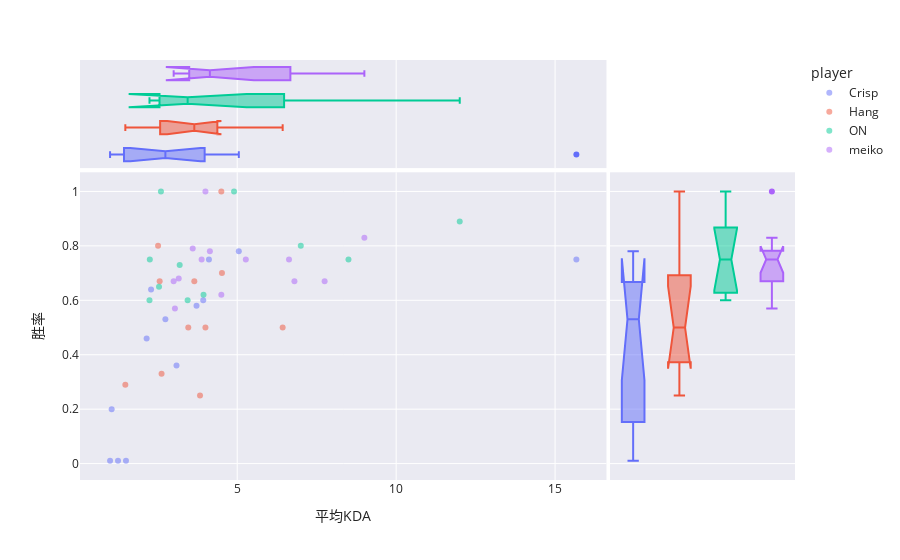

Notebook source saved alongside this figure:
### Code cell
fig = px.scatter(filtered_df[filtered_df["总局数"]>1], x="平均KDA", y="胜率",
             color='player', hover_data = ["Champion"],marginal_x="box",marginal_y="box", opacity= 0.5)
symbol_template = "seaborn"
fig.update_layout(template=symbol_template)
fig.show()

### Figure 1 — Plotly figure (JSON) as saved in the notebook; plotly's stock layout.template omitted (floating-point values rounded to 4 significant figures)
{"data": [{"customdata": [["Alistar"], ["Milio"], ["Nautilus"], ["Renata Glasc"], ["Poppy"], ["Nami"], ["Braum"], ["Leona"], ["Ornn"], ["Maokai"], ["Tahm Kench"], ["Rakan"], ["Rell"]], "hovertemplate": "player=Crisp<br>平均KDA=%{x}<br>胜率=%{y}<br>Champion=%{customdata[0]}<extra></extra>", "legendgroup": "Crisp", "marker": {"color": "#636efa", "opacity": 0.5, "symbol": "circle"}, "mode": "markers", "name": "Crisp", "orientation": "v", "showlegend": true, "type": "scatter", "x": [2.29, 15.67, 1.05, 3.09, 1.25, 3.93, 3.72, 2.15, 4.11, 1.5, 1, 5.05, 2.74], "xaxis": "x", "y": [0.64, 0.75, 0.2, 0.36, 0.01, 0.6, 0.58, 0.46, 0.75, 0.01, 0.01, 0.78, 0.53], "yaxis": "y"}, {"alignmentgroup": "True", "customdata": [["Alistar"], ["Milio"], ["Nautilus"], ["Renata Glasc"], ["Poppy"], ["Nami"], ["Braum"], ["Leona"], ["Ornn"], ["Maokai"], ["Tahm Kench"], ["Rakan"], ["Rell"]], "hovertemplate": "player=Crisp<br>平均KDA=%{x}<br>Champion=%{customdata[0]}<extra></extra>", "legendgroup": "Crisp", "marker": {"color": "#636efa", "symbol": "circle"}, "name": "Crisp", "notched": true, "offsetgroup": "Crisp", "showlegend": false, "type": "box", "x": [2.29, 15.67, 1.05, 3.09, 1.25, 3.93, 3.72, 2.15, 4.11, 1.5, 1, 5.05, 2.74], "xaxis": "x3", "yaxis": "y3"}, {"alignmentgroup": "True", "customdata": [["Alistar"], ["Milio"], ["Nautilus"], ["Renata Glasc"], ["Poppy"], ["Nami"], ["Braum"], ["Leona"], ["Ornn"], ["Maokai"], ["Tahm Kench"], ["Rakan"], ["Rell"]], "hovertemplate": "player=Crisp<br>胜率=%{y}<br>Champion=%{customdata[0]}<extra></extra>", "legendgroup": "Crisp", "marker": {"color": "#636efa", "symbol": "circle"}, "name": "Crisp", "notched": true, "offsetgroup": "Crisp", "showlegend": false, "type": "box", "xaxis": "x2", "y": [0.64, 0.75, 0.2, 0.36, 0.01, 0.6, 0.58, 0.46, 0.75, 0.01, 0.01, 0.78, 0.53], "yaxis": "y2"}, {"customdata": [["Poppy"], ["Tahm Kench"], ["Renata Glasc"], ["Milio"], ["Nami"], ["Rell"], ["Leona"], ["Nautilus"], ["Braum"], ["Rakan"], ["Alistar"]], "hovertemplate": "player=Hang<br>平均KDA=%{x}<br>胜率=%{y}<br>Champion=%{customdata[0]}<extra></extra>", "legendgroup": "Hang", "marker": {"color": "#EF553B", "opacity": 0.5, "symbol": "circle"}, "mode": "markers", "name": "Hang", "orientation": "v", "showlegend": true, "type": "scatter", "x": [4.5, 3.83, 6.43, 2.62, 2.56, 4.52, 2.51, 3.65, 4, 3.46, 1.48], "xaxis": "x", "y": [1, 0.25, 0.5, 0.33, 0.67, 0.7, 0.8, 0.67, 0.5, 0.5, 0.29], "yaxis": "y"}, {"alignmentgroup": "True", "customdata": [["Poppy"], ["Tahm Kench"], ["Renata Glasc"], ["Milio"], ["Nami"], ["Rell"], ["Leona"], ["Nautilus"], ["Braum"], ["Rakan"], ["Alistar"]], "hovertemplate": "player=Hang<br>平均KDA=%{x}<br>Champion=%{customdata[0]}<extra></extra>", "legendgroup": "Hang", "marker": {"color": "#EF553B", "symbol": "circle"}, "name": "Hang", "notched": true, "offsetgroup": "Hang", "showlegend": false, "type": "box", "x": [4.5, 3.83, 6.43, 2.62, 2.56, 4.52, 2.51, 3.65, 4, 3.46, 1.48], "xaxis": "x3", "yaxis": "y3"}, {"alignmentgroup": "True", "customdata": [["Poppy"], ["Tahm Kench"], ["Renata Glasc"], ["Milio"], ["Nami"], ["Rell"], ["Leona"], ["Nautilus"], ["Braum"], ["Rakan"], ["Alistar"]], "hovertemplate": "player=Hang<br>胜率=%{y}<br>Champion=%{customdata[0]}<extra></extra>", "legendgroup": "Hang", "marker": {"color": "#EF553B", "symbol": "circle"}, "name": "Hang", "notched": true, "offsetgroup": "Hang", "showlegend": false, "type": "box", "xaxis": "x2", "y": [1, 0.25, 0.5, 0.33, 0.67, 0.7, 0.8, 0.67, 0.5, 0.5, 0.29], "yaxis": "y2"}, {"customdata": [["Tahm Kench"], ["Maokai"], ["Milio"], ["Leona"], ["Rell"], ["Rakan"], ["Nautilus"], ["Renata Glasc"], ["Ornn"], ["Nami"], ["Alistar"]], "hovertemplate": "player=ON<br>平均KDA=%{x}<br>胜率=%{y}<br>Champion=%{customdata[0]}<extra></extra>", "legendgroup": "ON", "marker": {"color": "#00cc96", "opacity": 0.5, "symbol": "circle"}, "mode": "markers", "name": "ON", "orientation": "v", "showlegend": true, "type": "scatter", "x": [2.25, 2.6, 8.5, 2.24, 3.19, 3.44, 2.54, 3.94, 7, 12, 4.9], "xaxis": "x", "y": [0.75, 1, 0.75, 0.6, 0.73, 0.6, 0.65, 0.62, 0.8, 0.89, 1], "yaxis": "y"}, {"alignmentgroup": "True", "customdata": [["Tahm Kench"], ["Maokai"], ["Milio"], ["Leona"], ["Rell"], ["Rakan"], ["Nautilus"], ["Renata Glasc"], ["Ornn"], ["Nami"], ["Alistar"]], "hovertemplate": "player=ON<br>平均KDA=%{x}<br>Champion=%{customdata[0]}<extra></extra>", "legendgroup": "ON", "marker": {"color": "#00cc96", "symbol": "circle"}, "name": "ON", "notched": true, "offsetgroup": "ON", "showlegend": false, "type": "box", "x": [2.25, 2.6, 8.5, 2.24, 3.19, 3.44, 2.54, 3.94, 7, 12, 4.9], "xaxis": "x3", "yaxis": "y3"}, {"alignmentgroup": "True", "customdata": [["Tahm Kench"], ["Maokai"], ["Milio"], ["Leona"], ["Rell"], ["Rakan"], ["Nautilus"], ["Renata Glasc"], ["Ornn"], ["Nami"], ["Alistar"]], "hovertemplate": "player=ON<br>胜率=%{y}<br>Champion=%{customdata[0]}<extra></extra>", "legendgroup": "ON", "marker": {"color": "#00cc96", "symbol": "circle"}, "name": "ON", "notched": true, "offsetgroup": "ON", "showlegend": false, "type": "box", "xaxis": "x2", "y": [0.75, 1, 0.75, 0.6, 0.73, 0.6, 0.65, 0.62, 0.8, 0.89, 1], "yaxis": "y2"}, {"customdata": [["Rakan"], ["Ornn"], ["Milio"], ["Nami"], ["Maokai"], ["Alistar"], ["Nautilus"], ["Rell"], ["Renata Glasc"], ["Braum"], ["Tahm Kench"], ["Poppy"], ["Leona"]], "hovertemplate": "player=meiko<br>平均KDA=%{x}<br>胜率=%{y}<br>Champion=%{customdata[0]}<extra></extra>", "legendgroup": "meiko", "marker": {"color": "#ab63fa", "opacity": 0.5, "symbol": "circle"}, "mode": "markers", "name": "meiko", "orientation": "v", "showlegend": true, "type": "scatter", "x": [6.8, 4.14, 7.75, 6.63, 4, 3.6, 3.04, 3.88, 5.27, 4.5, 9, 3, 3.16], "xaxis": "x", "y": [0.67, 0.78, 0.67, 0.75, 1, 0.79, 0.57, 0.75, 0.75, 0.62, 0.83, 0.67, 0.68], "yaxis": "y"}, {"alignmentgroup": "True", "customdata": [["Rakan"], ["Ornn"], ["Milio"], ["Nami"], ["Maokai"], ["Alistar"], ["Nautilus"], ["Rell"], ["Renata Glasc"], ["Braum"], ["Tahm Kench"], ["Poppy"], ["Leona"]], "hovertemplate": "player=meiko<br>平均KDA=%{x}<br>Champion=%{customdata[0]}<extra></extra>", "legendgroup": "meiko", "marker": {"color": "#ab63fa", "symbol": "circle"}, "name": "meiko", "notched": true, "offsetgroup": "meiko", "showlegend": false, "type": "box", "x": [6.8, 4.14, 7.75, 6.63, 4, 3.6, 3.04, 3.88, 5.27, 4.5, 9, 3, 3.16], "xaxis": "x3", "yaxis": "y3"}, {"alignmentgroup": "True", "customdata": [["Rakan"], ["Ornn"], ["Milio"], ["Nami"], ["Maokai"], ["Alistar"], ["Nautilus"], ["Rell"], ["Renata Glasc"], ["Braum"], ["Tahm Kench"], ["Poppy"], ["Leona"]], "hovertemplate": "player=meiko<br>胜率=%{y}<br>Champion=%{customdata[0]}<extra></extra>", "legendgroup": "meiko", "marker": {"color": "#ab63fa", "symbol": "circle"}, "name": "meiko", "notched": true, "offsetgroup": "meiko", "showlegend": false, "type": "box", "xaxis": "x2", "y": [0.67, 0.78, 0.67, 0.75, 1, 0.79, 0.57, 0.75, 0.75, 0.62, 0.83, 0.67, 0.68], "yaxis": "y2"}], "layout": {"legend": {"title": {"text": "player"}, "tracegroupgap": 0}, "margin": {"t": 60}, "xaxis": {"anchor": "y", "domain": [0, 0.7363], "title": {"text": "平均KDA"}}, "xaxis2": {"anchor": "y2", "domain": [0.7413, 1], "matches": "x2", "showgrid": false, "showline": false, "showticklabels": false, "ticks": ""}, "xaxis3": {"anchor": "y3", "domain": [0, 0.7363], "matches": "x", "showgrid": true, "showticklabels": false}, "xaxis4": {"anchor": "y4", "domain": [0.7413, 1], "matches": "x2", "showgrid": false, "showline": false, "showticklabels": false, "ticks": ""}, "yaxis": {"anchor": "x", "domain": [0, 0.7326], "title": {"text": "胜率"}}, "yaxis2": {"anchor": "x2", "domain": [0, 0.7326], "matches": "y", "showgrid": true, "showticklabels": false}, "yaxis3": {"anchor": "x3", "domain": [0.7426, 1], "matches": "y3", "showgrid": false, "showline": false, "showticklabels": false, "ticks": ""}, "yaxis4": {"anchor": "x4", "domain": [0.7426, 1], "matches": "y3", "showgrid": true, "showline": false, "showticklabels": false, "ticks": ""}}}
